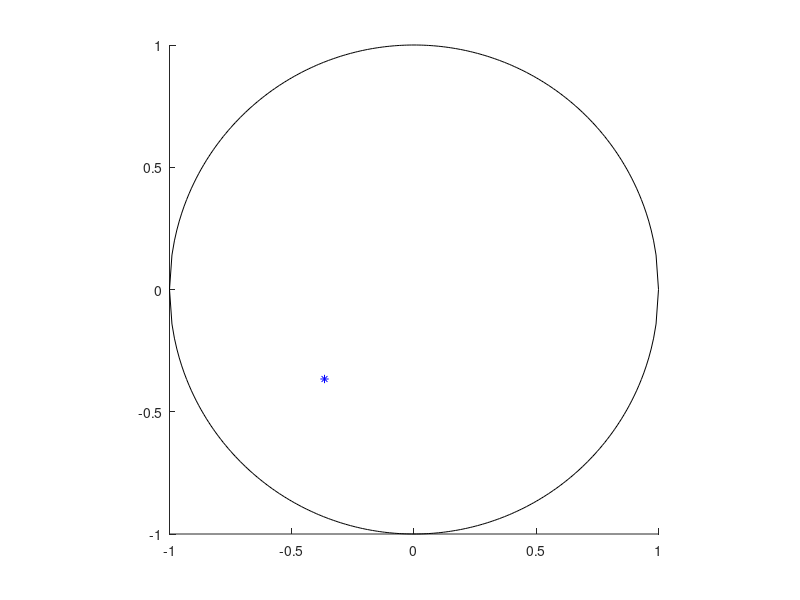

Write the MATLAB code that produced this figure.
clc; clear; close all;

x=[-1:0.01:1]
xm=numel(x);

for i=1:xm
    y1(i)=sqrt(1-x(i)^2);
    y2(i)=-sqrt(1-x(i)^2);
end
hold on;
plot(x,y1,"k");
plot(x,y2,"k");
pbaspect([1 1 1])

i=-1; j=-1; k=-1;
v=[i j k]
norm=sqrt(i^2+j^2+k^2);
v=v/norm

X=v(1)/(1-v(3));
Y=v(2)/(1-v(3));
plot(X,Y,'*-b')